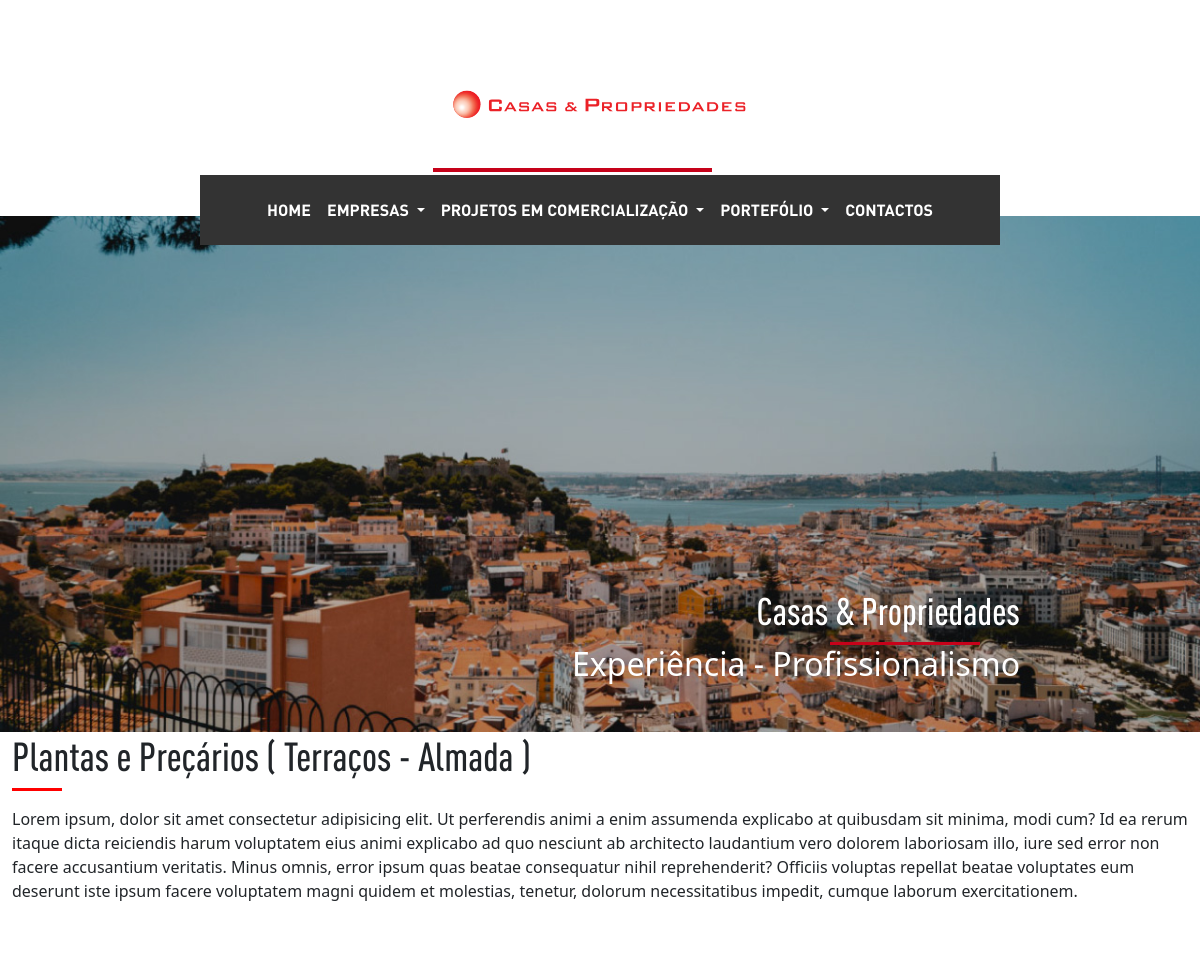
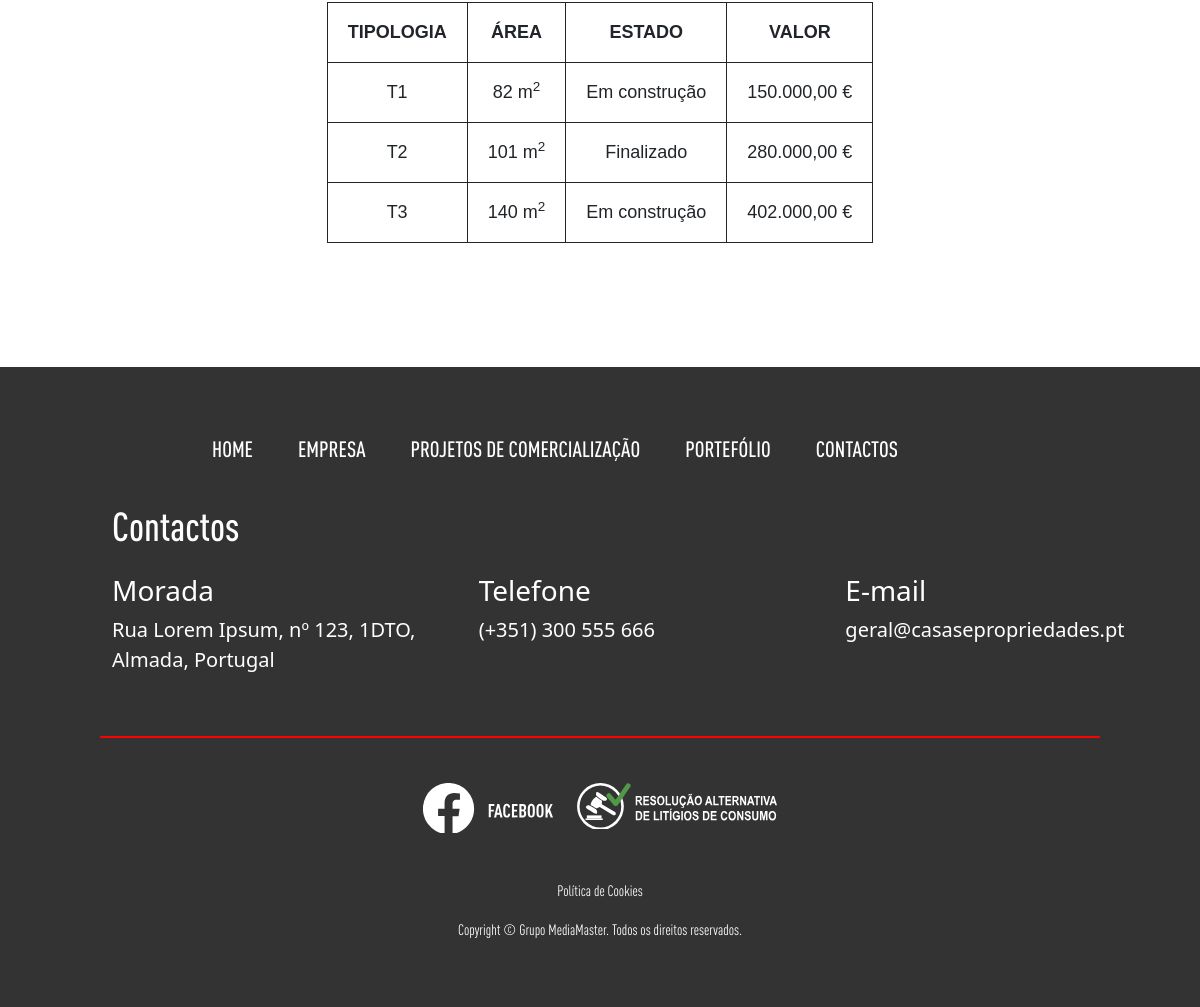
The page /plantas.php?id=1 on the database its author committed (2 pictures, top to bottom).
### tables this page shows
CREATE TABLE `carrossel_header` (
  `id` int(11) NOT NULL,
  `titulo` varchar(100) NOT NULL,
  `subtitulo` text NOT NULL,
  `texto` varchar(100) NOT NULL,
  `posicao` int(11) NOT NULL,
  `ativo` tinyint(1) NOT NULL,
  `imagens` varchar(300) NOT NULL
);

CREATE TABLE `projetos_comercializacao` (
  `id` int(11) NOT NULL,
  `nome` varchar(100) NOT NULL,
  `subtitulo` varchar(200) NOT NULL,
  `conteudo` varchar(200) NOT NULL,
  `posicao` int(11) NOT NULL,
  `mostrar` tinyint(1) NOT NULL,
  `Acabamentos` text NOT NULL,
  `plantas` text NOT NULL
);

CREATE TABLE `contactos` (
  `id` int(11) NOT NULL,
  `morada` varchar(1100) NOT NULL,
  `email` varchar(1100) NOT NULL,
  `telefone` varchar(110) NOT NULL,
  `facebook` varchar(1100) NOT NULL,
  `email_interno` varchar(1100) NOT NULL
);

### plantas.php (called while the page is built)
<?php
$menu_atual = "projetos";
require "components/header.php";
require "views/plantas_view.php";
require "components/footer.php";
?>

### helpers/_base_dados_helper.php (called while the page is built, shortened)
<?php
$base_dados = [
  "host" => "localhost",
  "dbname" => "casas_e_prop_bd",
  "user" => "root",
  "pass" => "",
];
$pdo = new PDO("mysql:host=$base_dados[host];dbname=$base_dados[dbname];charset=utf8mb4;", $base_dados["user"], $base_dados["pass"]);
function select_sql($sql){
  global $pdo;
  $consulta = $pdo->query($sql);
  $resultado = $consulta->fetchAll(PDO::FETCH_ASSOC);
  return $resultado;
}
function select_sql_unico($sql){
  global $pdo;
  $consulta = $pdo->query($sql);
  $resultado = $consulta->fetch(PDO::FETCH_ASSOC);
  return $resultado;
}

### helpers/carrosel_helper.php (called while the page is built)
<?php
function get_carousel(){
  $resultado = select_sql("SELECT * FROM carrossel_header");
  return $resultado;
}

### helpers/projetos_helper.php (called while the page is built, shortened)
<?php
function get_acabamentos_especifico($id)
{
  $resultado = select_sql_unico("SELECT * FROM projetos_comercializacao WHERE id=$id LIMIT 1");
  return $resultado;
}

### helpers/contactos_helper.php (called while the page is built)
<?php
function get_contactos(){
  $resultado = select_sql_unico("SELECT * FROM contactos");
  return $resultado;
}

### views/plantas_view.php (the view, shortened to what this page needs)
<?php
$form = !empty($_GET["id"]);
if ($form) {
    $id = intval($_GET["id"]);
    $acaba = get_acabamentos_especifico($id);
}
?>
<main>
    <div class="container-fluid">
        <div class="row">
            <div class="col-12">
                <h1>Plantas e Preçários ( <?= $acaba["nome"] ?> )</h1>
                <div class="linha-vermelha mb-3"></div>
                <p> <?= $acaba["plantas"] ?></p>
            </div>
        </div>
    </div>
    <br><br>
</main>

### components/header.php (shortened to what this page needs)
<?php
$contactos = get_contactos();
$carrossel = get_carousel();
?>
<!DOCTYPE html>
<html lang="pt">
<head>
    <link href="https://cdn.jsdelivr.net/npm/bootstrap@5.3.7/dist/css/bootstrap.min.css" rel="stylesheet"
>
    <link rel="stylesheet" href="https://cdn.jsdelivr.net/npm/bootstrap-icons@1.13.1/font/bootstrap-icons.min.css">
    <link rel="stylesheet" href="public/fontes/fontes.css">
    <link rel="stylesheet" href="public/css/style.css">
</head>
<body>
    <header class="container-fluid">
        <div class="row my-3">
            <div class="col-12 px-0 text-center d-flex justify-content-center gap-3" id="inicio">
                <img class="logo" src="imagens - cópia/logo.svg">
            </div>
        </div>
        <div class="row d-none d-md-block" id="nav-header">
            <div class="col-8 px-0 m-auto">
                <nav class="navbar navbar-expand-md navbar-dark">
                    <div class="container-fluid justify-content-between">
                        <div class="collapse navbar-collapse" id="navbarSupportedContentDesktop">
                            <ul class="navbar-nav me-auto mb-2 mb-md-0 w-100 justify-content-center">
                                <li class="nav-item">
                                    <a class="nav-link <?= ($menu_atual == "home") ? "active" : "" ?>" href="index.php">
                                        HOME
                                    </a>
                                </li>
                                <li class="nav-item dropdown">
                                    <a id="menu_empresas" class="nav-link dropdown-toggle <?= ($menu_atual == "empresas" || $menu_atual == "historial" || $menu_atual == "filosofia") ? "active" : "" ?>" href="#" data-bs-toggle="dropdown" data-dropdown="empresas">
                                        EMPRESAS
                                    </a>
                                </li>
                                <li class="nav-item dropdown">
                                    <a id="menu_projetos" class="nav-link dropdown-toggle <?= ($menu_atual == "projetos" || $menu_atual == "terraço_almada" || $menu_atual == "jardim_braga") ? "active" : "" ?>" href="#" data-bs-toggle="dropdown" data-dropdown="projetos">
                                        PROJETOS EM COMERCIALIZAÇÃO
                                        <span class="linha-vermelha-link"></span>
                                    </a>
                                </li>
                                <li class="nav-item dropdown">
                                    <a id="menu_portefolio" class="nav-link dropdown-toggle <?= ($menu_atual == "portefolio" || $menu_atual == "portefolio_almada" || $menu_atual == "potefolio_sesimbra" || $menu_atual == "potefolio_braga" || $menu_atual == "potefolio_lisboa" || $menu_atual == "potefolio_porto") ? "active" : "" ?>" href="#" data-bs-toggle="dropdown" data-dropdown="portefolio">
                                        PORTEFÓLIO
                                    </a>
                                </li>
                                <li class="nav-item">
                                    <a class="nav-link <?= ($menu_atual == "contactos") ? "active" : "" ?>" href="contactos.php">
                                        CONTACTOS
                                    </a>
                                </li>
                            </ul>
                        </div>
                    </div>
                </nav>
            </div>
        </div>
        <div class="row">
            <div class="col-md-12 px-0">
                <div id="home" class="carousel slide" data-bs-ride="carousel">
                    <div class="carousel-inner">
                        <?php foreach ($carrossel as $i => $c): ?>
                            <div class="carousel-item <?= ($i == 0) ? 'active' : '' ?>">
                                <img src="<?= $c["imagens"] ?>" class="d-block w-100" alt="Banner <?= $i + 1 ?>">
                                <div class="carousel-caption text-end">
                                    <h1 class="titulo1"><?= $c["titulo"] ?></h1>
                                    <div class="linha-vermelha-titulo"></div>
                                    <h2 class="texto"><?= $c["texto"] ?></h2>
                                </div>
                            </div>
                        <?php endforeach ?>
                    </div>
                </div>
            </div>
        </div>
    </header>

### components/footer.php (shortened to what this page needs)
<footer class="container-fluid">
    <div class="row d-none d-md-block m-auto ">
        <div class=" col-12 ">
            <nav class="menu-bar">
                <ul class="menu">
                    <li><a href="index.php">HOME</a></li>
                    <li><a <?= ($menu_atual == "home") ? "active" : "" ?> href="#" onclick="abrir_menu_delay1()">EMPRESA</a></li>
                    <li><a <?= ($menu_atual == "projetos" || $menu_atual == "terraço_almada" || $menu_atual == "jardim_braga") ? "active" : "" ?> href="#" onclick="abrir_menu_delay2()">PROJETOS DE COMERCIALIZAÇÃO</a></li>
                    <li><a <?= ($menu_atual == "portefolio" || $menu_atual == "portefolio_almada" || $menu_atual == "potefolio_sesimbra" || $menu_atual == "potefolio_braga" || $menu_atual == "potefolio_lisboa" || $menu_atual == "potefolio_porto") ? "active" : "" ?> href="#" onclick="abrir_menu_delay3()">PORTEFÓLIO</a></li>
                    <li><a <?= ($menu_atual == "contactos") ? "active" : "" ?> href="contactos.php">CONTACTOS<a></li>
                </ul>
            </nav>
        </div>
    </div>
    <div class="row contactos text-center text-md-start">
        <div class=" offset-1 col mb-3">
            <h1 class="titulo ">Contactos</h1>
        </div>
    </div>
    <div class="row dados-contacto  text-center text-md-start">
        <div class=" col-12 col-md offset-md-1">
            <h3>Morada</h3>
            <p><?= $contactos["morada"] ?></p>
        </div>
        <div class="col-12 col-md">
            <h3>Telefone</h3>
            <p><?= $contactos["telefone"] ?></p>
        </div>
        <div class="col-12 col-md ">
            <h3>E-mail</h3>
            <p><?= $contactos["email"] ?></p>
        </div>
    </div>
    <div class="linha-vermelha-2"></div>
    <div class="row icones justify-content-center">
        <div class="col-auto">
            <button class="botao-imagem botao-facebook">
                <a href="<?= $contactos["facebook"] ?> " target="_blank">
                    <img src="imagens - cópia/svg/facebook-branco.svg" alt="Facebook" class="normal">
                </a>
            </button>
        </div>
        <div class="col-auto">
            <div class="botao-imagem botao-ralc">
                <a href="extras.php?id=<?= $extras["id"] = 1 ?>">
                    <img src="imagens - cópia/svg/ralc.svg" alt="Resolução Alternativa de Litígios de Consumo">
                </a>
            </div>
        </div>
    </div>
    <div class="copyright">
        <a style="text-decoration: none; color: white; cursor:default;" href="extras.php?id=<?= $extras["id"] = 2 ?>">
            <p>Política de Cookies</p>
        </a>
        <p>Copyright © Grupo MediaMaster. Todos os direitos reservados.</p>
    </div>
</footer>
</body>
</html>

### public/css/style.css (style rules this page uses)
html, body { margin: 0 auto; padding: 0; overflow-x: hidden; max-width: 1280px; min-width: 360px; }
.logo { width: 317px; height: 108px; display: flex; margin: auto; margin-top: 35px; }
#nav-header { margin-bottom: -29px; position: relative; z-index: 10; }
nav { background-color: #333333; height: 70px; margin-top: 10px; margin-left: auto; margin-right: auto; display: flex; font-family: Dinpro; font: size 18px uppercase; }
.navbar a { position: relative; color: white; text-decoration: none; }
.linha-vermelha-link { position: absolute; top: -22px; left: 0; height: 4px; width: 0%; background-color: #c6021a; }
.navbar a.active .linha-vermelha-link, .navbar a:hover .linha-vermelha-link { width: 100%; }
.titulo1 { font-family: Dinprocmedium; font-size: 38px; }
.linha-vermelha-titulo { width: 150px; height: 3px; background-color: #c6021a; margin: auto 650px; }
h1 { font-family: 'Dinprocmedium'; }
.linha-vermelha { width: 50px; height: 3px; background-color: red; margin-bottom: 85px; }
footer { background-color: #333333; color: #fff; padding-top: 55px; }
.menu-bar { text-align: center; justify-content: center; }
.menu { list-style: none; padding: 0; margin: 0; display: flex; gap: 45px; background-color: #333333; }
.menu li a { font-family: Dinprocmedium; color: white; text-decoration: none; font-size: 22px; }
.contactos { font-family: Dinprocmedium; font-size: 30px; }
.dados-contacto { font-size: 20px; }
.linha-vermelha-2 { height: 2px; background-color: red; width: 100%; max-width: 1000px; margin: 45px auto; }
.botao-imagem { position: relative; border: none; background: transparent; padding: 0; overflow: hidden; display: inline-block; }
.botao-facebook { width: 130px; height: 50px; }
.botao-ralc { width: 200px; height: 46px; }
.copyright { font-family: Dinprocregular; font-size: 15px; text-align: center; margin-top: 45px; font-size: 15px; padding-bottom: 50px; }
.tabela-precos { width: auto; max-width: 800px; margin: 40px auto 60px; border-collapse: collapse; font-family: Arial, sans-serif; }
.tabela-precos th, .tabela-precos td { border: 1px solid; padding: 16px 20px; text-align: center; font-size: 18px; }

### rows shown on the page
carrossel_header: imagens (picture), titulo "Casas & Propriedades", texto "Experiência - Profissionalismo"
projetos_comercializacao: nome "Terraços - Almada", plantas "Lorem ipsum, dolor sit amet consectetur adipisicing elit. Ut perferendis animi a enim assumenda explicabo at quibusdam sit minima, modi cum? Id ea rerum itaque dicta reiciendis harum voluptatem eius animi explicabo ad quo nesciunt ab architecto laudantium vero dolorem laboriosam illo, iure sed error non facere accusantium veritatis. Minus omnis, error ipsum quas beatae consequatur nihil reprehenderit? Officiis voluptas repellat beatae voluptates eum deserunt iste ipsum facere voluptatem magni quidem et molestias, tenetur, dolorum necessitatibus impedit, cumque laborum exercitationem. TIPOLOGIA ÁREA ESTADO VALOR T1 82 m 2 Em construção 150.000,00 € T2 101 m 2 Finalizado 280.000,00 € T3 140 m…"
contactos: morada "Rua Lorem Ipsum, nº 123, 1DTO, Almada, Portugal", telefone "(+351) 300 555 666", email "geral@casasepropriedades.pt"
